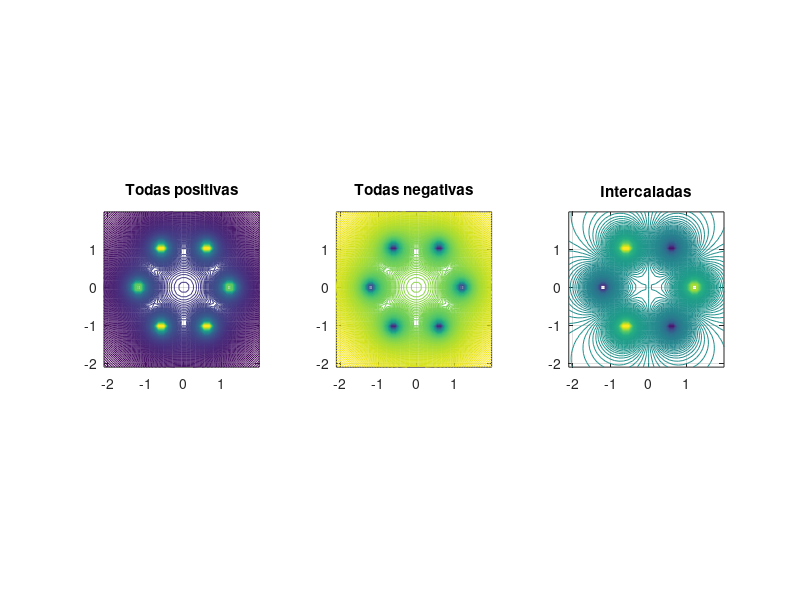

MATLAB code for this plot: (Note: this script raises an error after producing the figure.)
clear; clf; hold off;

xa = -2.1:0.12:2;
ya = -2.1:0.12:2;
[x, y] = meshgrid(xa, ya);
k = 1;

% coordenadas del hexágono
r = 1.2;
for i = 1:6
    ang = 2*pi*(i-1)/6;
    posX(i) = r*cos(ang);
    posY(i) = r*sin(ang);
end

% positivo
z1 = zeros(size(x));
for i = 1:6
    z1 = z1 + k*1 ./ sqrt((x - posX(i)).^2 + (y - posY(i)).^2);
end
zmax1 = max(max(z1));
zmin1 = min(min(z1));
dz1 = (zmax1 - zmin1)/400;
nivel1 = zmin1:dz1:zmax1;

subplot(1,3,1);
contour(x, y, z1, nivel1);
title('Todas positivas');
axis equal; grid on;

% negativo
z2 = zeros(size(x));
for i = 1:6
    z2 = z2 + k*(-1) ./ sqrt((x - posX(i)).^2 + (y - posY(i)).^2);
end
zmax2 = max(max(z2));
zmin2 = min(min(z2));
dz2 = (zmax2 - zmin2)/400;
nivel2 = zmin2:dz2:zmax2;

subplot(1,3,2);
contour(x, y, z2, nivel2);
title('Todas negativas');
axis equal; grid on;

% intercaladas
z3 = zeros(size(x));
for i = 1:6
    carga = (-1)^(i+1);  % alterna entre +1 y -1
    z3 = z3 + k*carga ./ sqrt((x - posX(i)).^2 + (y - posY(i)).^2);
end
zmax3 = max(max(z3));
zmin3 = min(min(z3));
dz3 = (zmax3 - zmin3)/400;
nivel3 = zmin3:dz3:zmax3;

subplot(1,3,3);
contour(x, y, z3, nivel3);
title('Intercaladas');
axis equal; grid on;

sgtitle('Potencial eléctrico en hexágono (equipotencial)');
